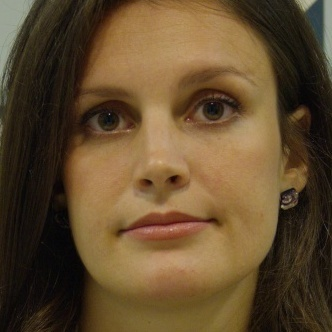
#> input picture images/data/000.jpg, 332 x 332 px; its folder holds only this picture in this run
$ jupyter execute --allow-errors 2d_fourier.ipynb
#> lines starting #> are read from the running program, lines starting #| are printed output that depends on the picture; long printed decimals are rounded
# 2D Fourier Transform

[cell 1]
import cv2
import matplotlib.pyplot as plt
import numpy as np
images = [ cv2.imread("./images/data/00{}.jpg".format(i), cv2.IMREAD_GRAYSCALE) for i in range(0, 7)]
#> images = 7 items

[cell 2]
def fft2(img: np.array):
    M, N = img.shape
    fourier = np.matmul(exp_mu(img), np.matmul(img, exp_nv(img)) )
    return fourier

def inverse_fft2(img: np.array):
    M, N = img.shape
    inv_fourier = np.matmul(exp_mu(img, inverse = True), np.matmul(img , exp_nv(img, inverse = True))) / (M * N)
    return inv_fourier

def highpass(img, radius = 45):
    h, w = img.shape[0], img.shape[1]
    filtered = [[0 for _ in range(w)] for _ in range(h)]
    for i in range(h):
        for j in range(w):
            distance = ((i - h // 2) ** 2 + (j - w // 2) ** 2)
            if distance < radius ** 2:
                continue
            filtered[i][j] = img[i][j]
    return np.array(filtered)


def exp_mu(img: np.array, inverse = False):
    M = img.shape[0]
    result = [[0 for _ in range(M)] for _ in range(M)]
    for u in range(M):
        for m in range(M):
            if inverse:
                result[u][m] = np.exp(2j* np.pi * m * u / M )
            else:
                result[u][m] = np.exp(-2j* np.pi * m * u / M )
    return np.array(result)

def exp_nv(img: np.array, inverse = True):
    N = img.shape[1]
    result = [[0 for _ in range(N)] for _ in range(N)]
    for v in range(N):
        for n in range(N):
            if inverse:
                result[v][n] = np.exp(2j* np.pi * n * v / N )
            else:
                result[v][n] = np.exp(-2j* np.pi * n * v / N )
    return np.array(result)

def shift(img: np.array):
    return np.fft.fftshift(img)

def fft_shift(img: np.array):
    return np.abs(shift(fft2())).round().astype(np.uint8)

def show(img: np.array):
    plt.imshow(fft_shift(img), cmap='gray')

def azimuthal_averaging(img: np.ndarray):
    h, w = img.shape
    center = (h // 2, w // 2)
    max_radius = np.hypot(center[0], center[1]) # max radius (distance from the center to the corner)
    if max_radius != int(max_radius): # if max_radius is not integer
        max_radius += 1
    max_radius = int(max_radius)
    cum_sum_freq = np.array([0 for _ in range(max_radius)])
    pixels = np.array([0 for _ in range(max_radius)])
    for i in range(h):
        for j in range(w):
            radius = int(np.hypot(i - center[0], j - center[1]))   # distance from the center
            cum_sum_freq[radius] += img[i][j]
            pixels[radius] += 1
    cum_sum_freq = cum_sum_freq / pixels  # divide into the number of pixels
    cum_sum_freq = cum_sum_freq / max(cum_sum_freq) # averaging
    return cum_sum_freq

[cell 3]
def pipeline(img, name, center = False,  suffix = ""):
    h, w = img.shape
    if center:
        suffix = "_centered"
        img = img[np.ix_(range(h // 5 , 4 * h // 5), range(w // 5, 4 * w // 5))]
    print(img.shape)

    fft_img = fft2(img)
    fft_shifted = np.fft.fftshift(fft_img)
    highpass_img = highpass(fft_shifted, radius = 45)
    plt.imshow(np.abs(np.log(highpass_img)), cmap='gray')
    # plt.savefig("./images/frequency/00{}{}.jpg".format(name, suffix))
    # plt.clf()
    # plt.imsave("./images/frequency/00{}{}.jpg".format(name, suffix), np.abs(np.log(highpass_img)), cmap='gray')

    inv_fft_img = inverse_fft2(highpass_img)
    plt.imshow(np.abs(inv_fft_img), cmap='gray')
    # plt.savefig("./images/highpassed/00{}{}.jpg".format(name, suffix))
    # plt.clf()
    # plt.imsave("./images/highpassed/00{}{}.jpg".format(name, suffix), np.abs(inv_fft_img), cmap='gray')

    return np.abs(inv_fft_img)

[cell 4]
results = []
#> (the rest of this cell did not finish here and is left out)

[cell 5]
results = np.array(list(map(lambda x : x * 255 / x.max(), results)))

[cell 6]
for i in results:
    print(i.mean())
#> this loop made 1 pass
#| 7.642

[cell 7]
def task2(imgs):  # for task2 : azimuthal averaging
    azs = []  # 1D power spectrums
    for i in range(7):
        fft_img = np.log(np.abs(np.fft.fftshift(fft2(imgs[i]))))
        az_ = azimuthal_averaging(fft_img)
        azs.append(az_)
        plt.plot(az_)
#> after the loop, azs = []
    # plotting
    plt.title("1D Power Spectrum")
    plt.xlabel("Spatial Frequency")
    plt.ylabel("Power Spectrum")
    # plt.ylim(0.25, 1.2)
    # plt.xlim(-20, 250)
    plt.legend([f"00{i}.jpg" for i in range(7)])
    plt.show()
    return azs

[cell 8]
cropped = [ cv2.imread("./images/data/eye_cropped_00{}.jpg".format(i), cv2.IMREAD_GRAYSCALE) for i in range(7)]

#> (a cell that did not finish here is left out)

[cell 10]
cropped_result = []
#> (the rest of this cell did not finish here and is left out)

[cell 11]
for i, res in enumerate(cropped_result):
    # plt.imshow(res)
    # plt.savefig("./images/inversed/eye_cropped_00{}.jpg".format(i))
    cv2.imwrite("./images/inversed/eye_cropped_00{}.jpg".format(i), 5 * res)

[cell 12]
for i in cropped_result:
    h, w = i.shape
    sum_ = 0
    thres = i.mean()
    for i_ in range(h):
        for j_ in range(w):
            if i[i_][j_] > thres:
                sum_ += 1
    print(sum_)

[cell 13]
loc = [
    np.ix_(range(70, 150), range(60, 260)),
    np.ix_(range(120, 160), range(0, 160)),
    np.ix_(range(80, 120), range(75, 225)),
    np.ix_(range(80, 130), range(75, 255)),
    np.ix_(range(80, 140), range(75, 255)),
    np.ix_(range(80, 140), range(75, 255)),
    np.ix_(range(80, 140), range(70, 230)),
]

[cell 14]
eye_cropped = []
#> (the rest of this cell did not finish here and is left out)

[cell 15]
means = []
for eye in eye_cropped:
    means.append(eye.mean())
#> after the loop, means = [6.75]

[cell 16]
for i, eye in enumerate(eye_cropped):
    cv2.imwrite("./images/inversed/eye_00{}.jpg".format(i), 2 * eye)
#> this loop made 1 pass
#> pass 1, `cv2.imwrite("./images/inversed/eye_00{}.jpg".format(i), 2 * eye)`:
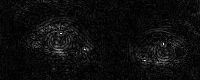
#> saved as eye_000.jpg: shape (80, 200); min 0, max 255, mean 13.5

[cell 17]
plt.imshow(eye_cropped[0])
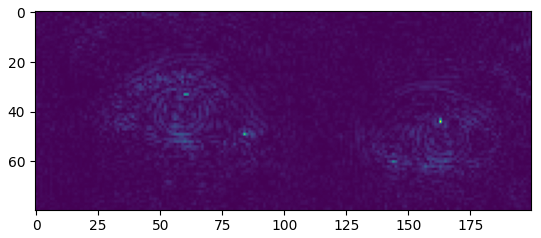
#> figure drawn by matplotlib, 1 panel

#> (a cell that did not finish here is left out)

[cell 19]
means = np.array(means)
means
#> Out = [6.75]

[cell 20]
centers = (-3, 3)
for epoch in range(10):
    assigned = [0 for _ in range(7)]
    sums = [0, 0]
    for i, m in enumerate(means):
        if abs(centers[0] - m) > abs(centers[1] - m):
            assigned[i] = 1
            sums[1] += m
        else:
            sums[0] += m
    new_centers= (  sums[0] / (assigned.count(0) + 0.000001), sums[1] / (assigned.count(1) + 0.000001))
    print("epoch {} :  centers: {}".format(epoch, new_centers))
    if centers == new_centers:
        break
    centers = new_centers

[cell 21]
for m in means:
    res = True if abs(centers[0] - m) > abs(centers[1] - m) else False
    print(res)
#> this loop made 1 pass
#| True
